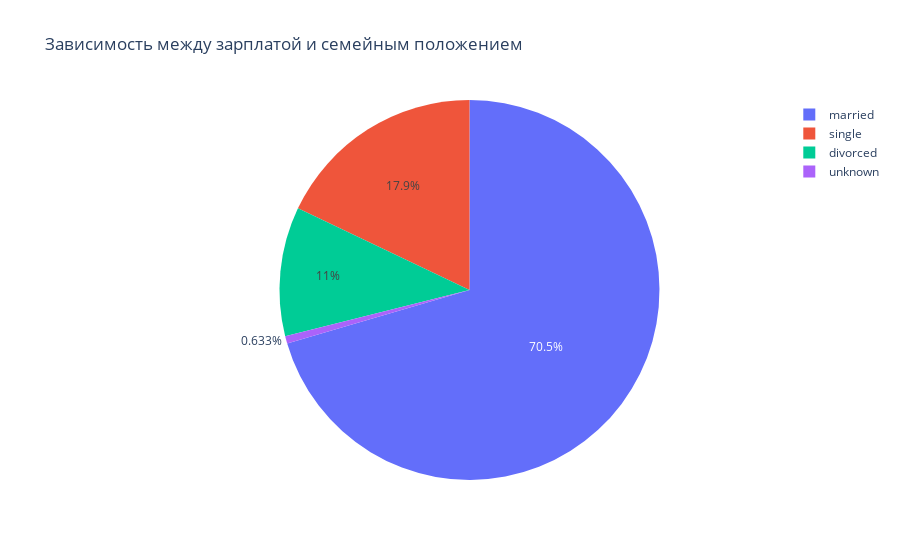

Notebook cell for this chart:
### Markdown cell above
Распределение по национальным меньшинствам и семейному положению дало нормальное распределение

### Code cell
d=dict()
for i,x in enumerate(df['marital']):
    try:
        for j in [x]:
            if j in d:
                d[j]+=1
            else:
                d[j]=1
    except:
        pass
print(d)
sum_counts = pd.Series(d)
fig = go.Figure()
fig.add_trace(go.Pie(values=sum_counts, labels=sum_counts.index))
fig.update_layout(title="Зависимость между количеством и семейным положением")
fig.show()

### Figure 1 — Plotly figure (JSON) as saved in the notebook; plotly's stock layout.template omitted (floating-point values rounded to 4 significant figures)
{"data": [{"labels": ["married", "single", "divorced", "unknown"], "type": "pie", "values": [334, 85, 52, 3]}], "layout": {"autosize": true, "title": {"text": "Зависимость между зарплатой и семейным положением"}}}
